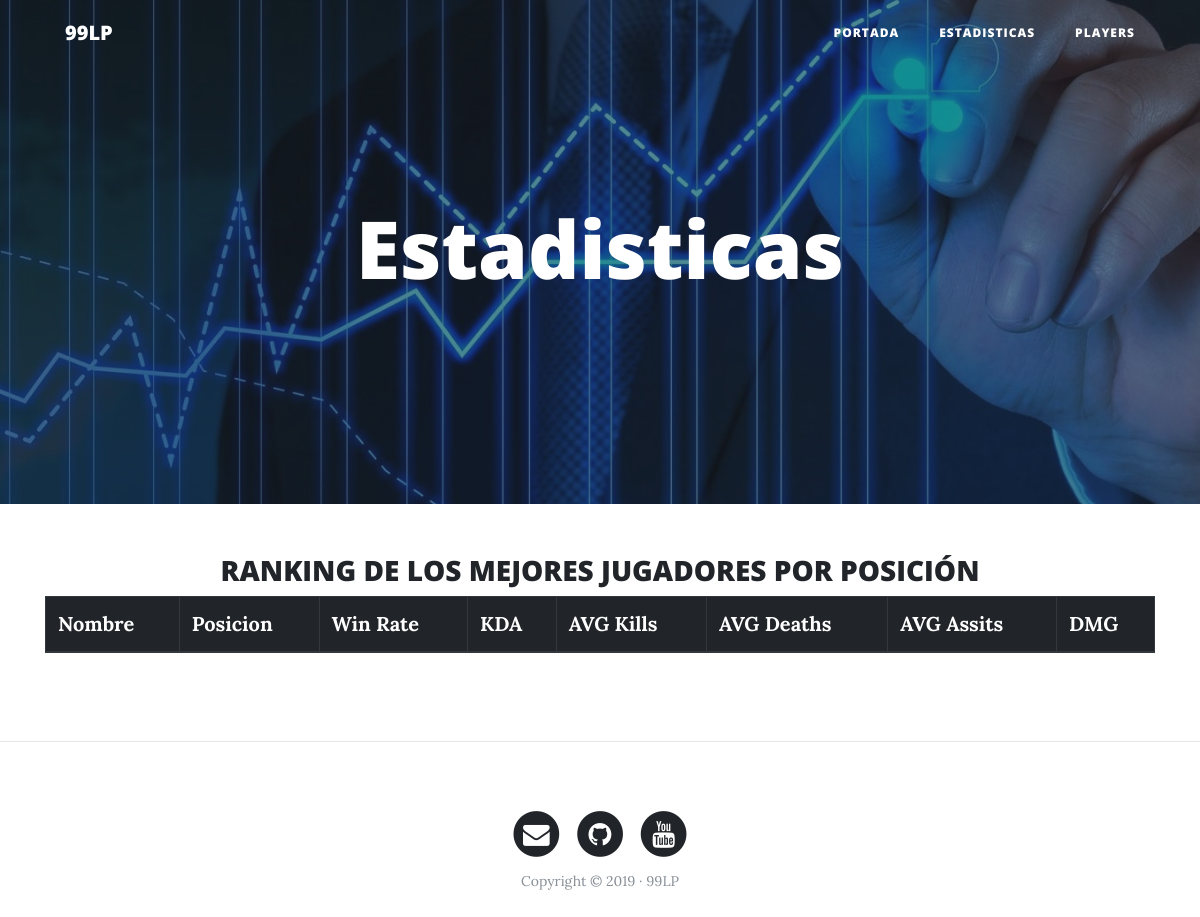
/estadisticas/, run on an earlier commit of the app's database.
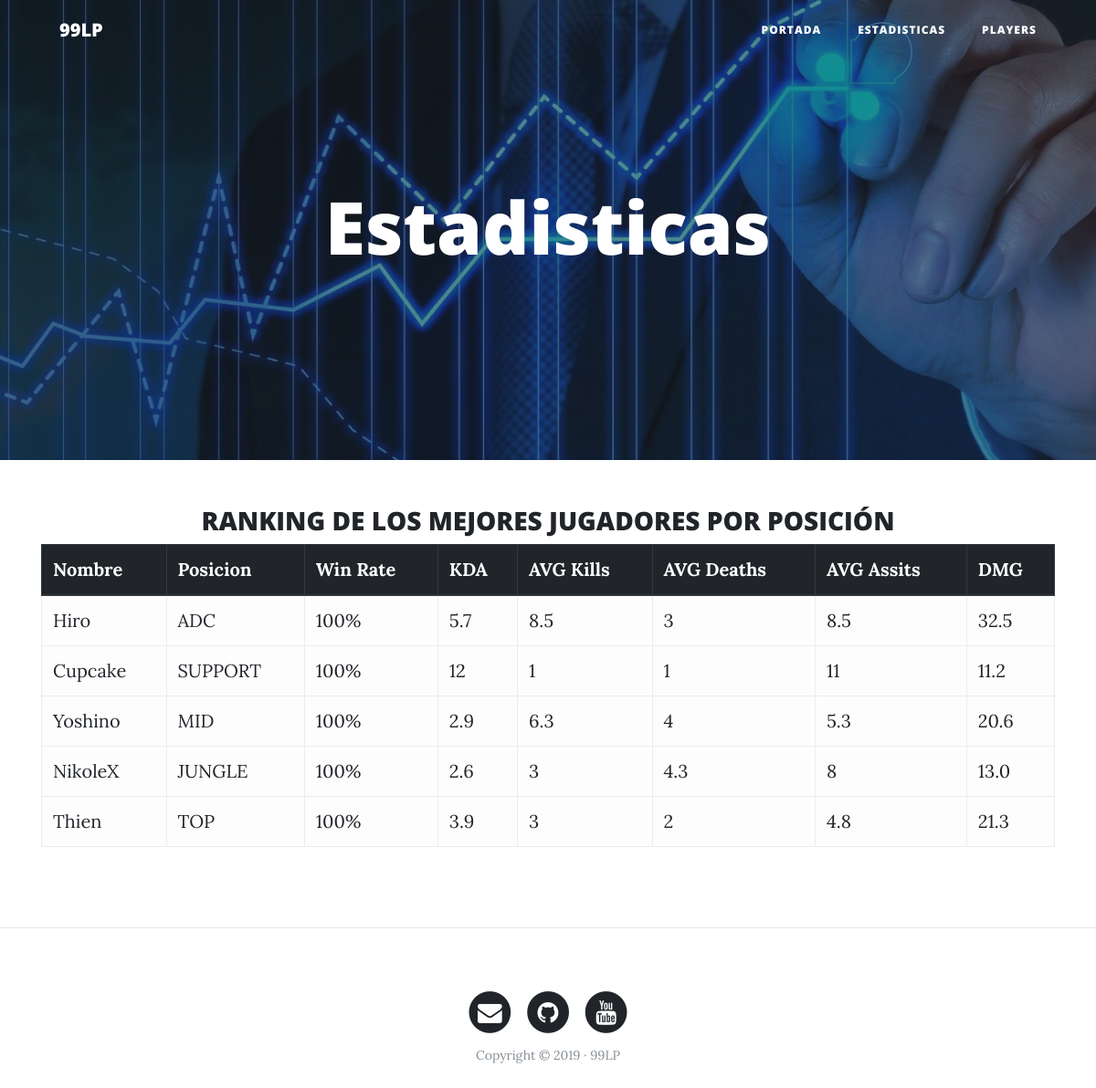
And on a later commit of the database.
### portafolio/models.py (models this page shows, shortened)
class Players(models.Model):
    id = models.IntegerField(primary_key=True)
    player = models.TextField()  # Field name made lowercase.
    position = models.TextField()  # Field name made lowercase.
    games = models.IntegerField(blank=True, null=True, default='')  # Field name made lowercase.
    win_rate = models.TextField()  # Field name made lowercase.
    kda = models.TextField()  # Field name made lowercase.
    avg_kills = models.TextField()  # Field name made lowercase.
    avg_deaths = models.TextField()  # Field name made lowercase.
    avg_assists = models.TextField()  # Field name made lowercase.
    csm = models.TextField()  # Field name made lowercase.
    gpm = models.IntegerField(blank=True, null=True, default='')  # Field name made lowercase.
    dmg = models.TextField()  # Field name made lowercase.
    avg_dpm = models.IntegerField(blank=True, null=True, default='')  # Field name made lowercase.
    vspm = models.TextField()  # Field name made lowercase.
    avg_wpm = models.TextField()  # Field name made lowercase.
    avg_wcpm = models.TextField()  # Field name made lowercase.
    avg_vwpm = models.TextField()  # Field name made lowercase.
    gd15 = models.IntegerField(blank=True, null=True, default='')  # Field name made lowercase.
    csd15 = models.IntegerField(blank=True, null=True, default='')  # Field name made lowercase.
    xpd15 = models.IntegerField(blank=True, null=True, default='')  # Field name made lowercase.
    fb = models.TextField()  # Field name made lowercase.
    fb_victim = models.TextField()  # Field name made lowercase.
    penta_kills = models.IntegerField(blank=True, null=True, default='')  # Field name made lowercase.
    solo_kills = models.IntegerField(blank=True, null=True, default='')  # Field name made lowercase.
    class Meta:
        verbose_name = "jugador"
        verbose_name_plural = "jugadores"

### core/views.py (the view)
# urls.py: path('estadisticas/', core_views.graf_barras, name="estadisticas"),
def graf_barras(request):
    all_players = Players.objects.all()
    cant_adc = Players.objects.filter(position='ADC').count()
    cant_supp = Players.objects.filter(position='SUPPORT').count()
    cant_mid = Players.objects.filter(position='MID').count()
    cant_jg = Players.objects.filter(position='JUNGLE').count()
    cant_top = Players.objects.filter(position='TOP').count()
    best_adc = Players.objects.filter(player='Hiro').filter(position='ADC')
    best_supp = Players.objects.filter(player='Cupcake').filter(position='SUPPORT')
    best_mid = Players.objects.filter(player='Yoshino').filter(position='MID')
    best_jg = Players.objects.filter(player='NikoleX').filter(position='JUNGLE')
    best_top = Players.objects.filter(player='Thien').filter(position='TOP')
    return render(request, 'core/estadisticas.html',{'cant_adc': cant_adc, 'cant_supp': cant_supp, 'cant_mid': cant_mid, 'cant_jg': cant_jg, 'cant_top': cant_top, 'all_players': all_players, 'best_adc': best_adc, 'best_supp': best_supp, 'best_mid': best_mid, 'best_jg': best_jg, 'best_top': best_top})

### core/templates/core/estadisticas.html (shortened to what this page needs)
{% extends 'core/base.html' %}
{% block background %}{% load static %}{% static 'core/img/estadisticas-bg.jpg' %}{% endblock %}
{% block headers %}
<h1>Estadisticas</h1>
{% endblock %}
{% block content %}
<div class="container">
<h3 style="text-align: center;">RANKING DE LOS MEJORES JUGADORES POR POSICIÓN </h3>
<table class="table table-hover table-light table-bordered">
  <thead class="thead-dark">
    <tr>
      <th scope="col">Nombre</th>
      <th scope="col">Posicion</th>
      <th scope="col">Win Rate</th>
      <th scope="col">KDA</th>
      <th scope="col">AVG Kills</th>
      <th scope="col">AVG Deaths</th>
      <th scope="col">AVG Assits</th>
      <th scope="col">DMG</th>
    </tr>
  </thead>
  <tbody id="myTable">
    {% for jugador in best_adc %}
    <tr>
      <td>{{jugador.player}}</td>
      <td>{{jugador.position}}</td>
      <td>{{jugador.win_rate}}</td>
      <td>{{jugador.kda}}</td>
      <td>{{jugador.avg_kills}}</td>
      <td>{{jugador.avg_deaths}}</td>
      <td>{{jugador.avg_assists}}</td>
      <td>{{jugador.dmg}}</td>
    </tr>
    {% endfor %}
    {% for jugador in best_supp %}
    <tr>
      <td>{{jugador.player}}</td>
      <td>{{jugador.position}}</td>
      <td>{{jugador.win_rate}}</td>
      <td>{{jugador.kda}}</td>
      <td>{{jugador.avg_kills}}</td>
      <td>{{jugador.avg_deaths}}</td>
      <td>{{jugador.avg_assists}}</td>
      <td>{{jugador.dmg}}</td>
    </tr>
    {% endfor %}
    {% for jugador in best_mid %}
    <tr>
      <td>{{jugador.player}}</td>
      <td>{{jugador.position}}</td>
      <td>{{jugador.win_rate}}</td>
      <td>{{jugador.kda}}</td>
      <td>{{jugador.avg_kills}}</td>
      <td>{{jugador.avg_deaths}}</td>
      <td>{{jugador.avg_assists}}</td>
      <td>{{jugador.dmg}}</td>
    </tr>
    {% endfor %}
    {% for jugador in best_jg %}
    <tr>
      <td>{{jugador.player}}</td>
      <td>{{jugador.position}}</td>
      <td>{{jugador.win_rate}}</td>
      <td>{{jugador.kda}}</td>
      <td>{{jugador.avg_kills}}</td>
      <td>{{jugador.avg_deaths}}</td>
      <td>{{jugador.avg_assists}}</td>
      <td>{{jugador.dmg}}</td>
    </tr>
    {% endfor %}
    {% for jugador in best_top %}
    <tr>
      <td>{{jugador.player}}</td>
      <td>{{jugador.position}}</td>
      <td>{{jugador.win_rate}}</td>
      <td>{{jugador.kda}}</td>
      <td>{{jugador.avg_kills}}</td>
      <td>{{jugador.avg_deaths}}</td>
      <td>{{jugador.avg_assists}}</td>
      <td>{{jugador.dmg}}</td>
    </tr>
    {% endfor %}
  </tbody>
</table>
</div>
{% endblock %}

### core/templates/core/base.html (shortened to what this page needs)
<!DOCTYPE html>
<html lang="es">
  <head>
    {% load static %}
    <link href="{% static 'core/vendor/bootstrap/css/bootstrap.min.css' %}" rel="stylesheet">
    <link href="{% static 'core/vendor/font-awesome/css/font-awesome.min.css' %}" rel="stylesheet" type="text/css">
    <link href="{% static 'core/css/clean-blog.min.css' %}" rel="stylesheet">
    <link href="https://unpkg.com/bootstrap-table@1.15.4/dist/bootstrap-table.min.css" rel="stylesheet">
  </head>
  <body>
    <nav class="navbar navbar-expand-lg navbar-light fixed-top" id="mainNav">
      <div class="container">
        <a class="navbar-brand" href="{% url 'home' %}">99LP</a>
        <div class="collapse navbar-collapse" id="navbarResponsive">
          <ul class="navbar-nav ml-auto">
            <li class="nav-item">
              <a class="nav-link" href="{% url 'home' %}">Portada</a>
            </li>
            <li class="nav-item">
              <a class="nav-link" href="{% url 'estadisticas' %}">Estadisticas</a>
            </li>
             <li class="nav-item">
              <a class="nav-link" href="{% url 'tablaplayers' %}">Players</a>
            </li>
          </ul>
        </div>
      </div>
    </nav>
    <header class="masthead" style="background-image: url('{% block background %}{% endblock %}')">
      <div class="overlay"></div>
      <div class="container">
        <div class="row">
          <div class="col-lg-8 col-md-10 mx-auto">
            <div class="site-heading">
              {% block headers %}{% endblock %}
            </div>
          </div>
        </div>
      </div>
    </header>
     <div class="container">
      <div class="row">
           {% block content %}{% endblock %}
      </div>
    </div>
    {% if request.path != "/" %}<hr>{% endif %}
    <footer>
      <div class="container">
        <div class="row">
          <div class="col-lg-8 col-md-10 mx-auto">
            <ul class="list-inline text-center">
              <li class="list-inline-item">
                <a href="#">
                  <span class="fa-stack fa-lg">
                    <i class="fa fa-circle fa-stack-2x"></i>
                    <i class="fa fa-envelope fa-stack-1x fa-inverse"></i>
                  </span>
                </a>
              </li>
              <li class="list-inline-item">
                <a href="#">
                  <span class="fa-stack fa-lg">
                    <i class="fa fa-circle fa-stack-2x"></i>
                    <i class="fa fa-github fa-stack-1x fa-inverse"></i>
                  </span>
                </a>
              </li>
              <li class="list-inline-item">
                <a href="#">
                  <span class="fa-stack fa-lg">
                    <i class="fa fa-circle fa-stack-2x"></i>
                    <i class="fa fa-youtube fa-stack-1x fa-inverse"></i>
                  </span>
                </a>
              </li>
            </ul>
            <p class="copyright text-muted">Copyright &copy; 2019 · 99LP </p>
          </div>
        </div>
      </div>
    </footer>
  </body>
</html>

What changed in the data, as far as the page shows it:
added Players: player "Hiro", position "ADC", win_rate "100%", kda "5.7", avg_kills "8.5", avg_deaths "3", avg_assists "8.5", dmg "32.5", shown under "RANKING DE LOS MEJORES JUGADORES POR POSICIÓN"
added Players: player "Cupcake", position "SUPPORT", win_rate "100%", kda "12", avg_kills "1", avg_deaths "1", avg_assists "11", dmg "11.2"
added Players: player "Yoshino", position "MID", win_rate "100%", kda "2.9", avg_kills "6.3", avg_deaths "4", avg_assists "5.3", dmg "20.6"
added Players: player "NikoleX", position "JUNGLE", win_rate "100%", kda "2.6", avg_kills "3", avg_deaths "4.3", avg_assists "8", dmg "13.0"
added Players: player "Thien", position "TOP", win_rate "100%", kda "3.9", avg_kills "3", avg_deaths "2", avg_assists "4.8", dmg "21.3"
